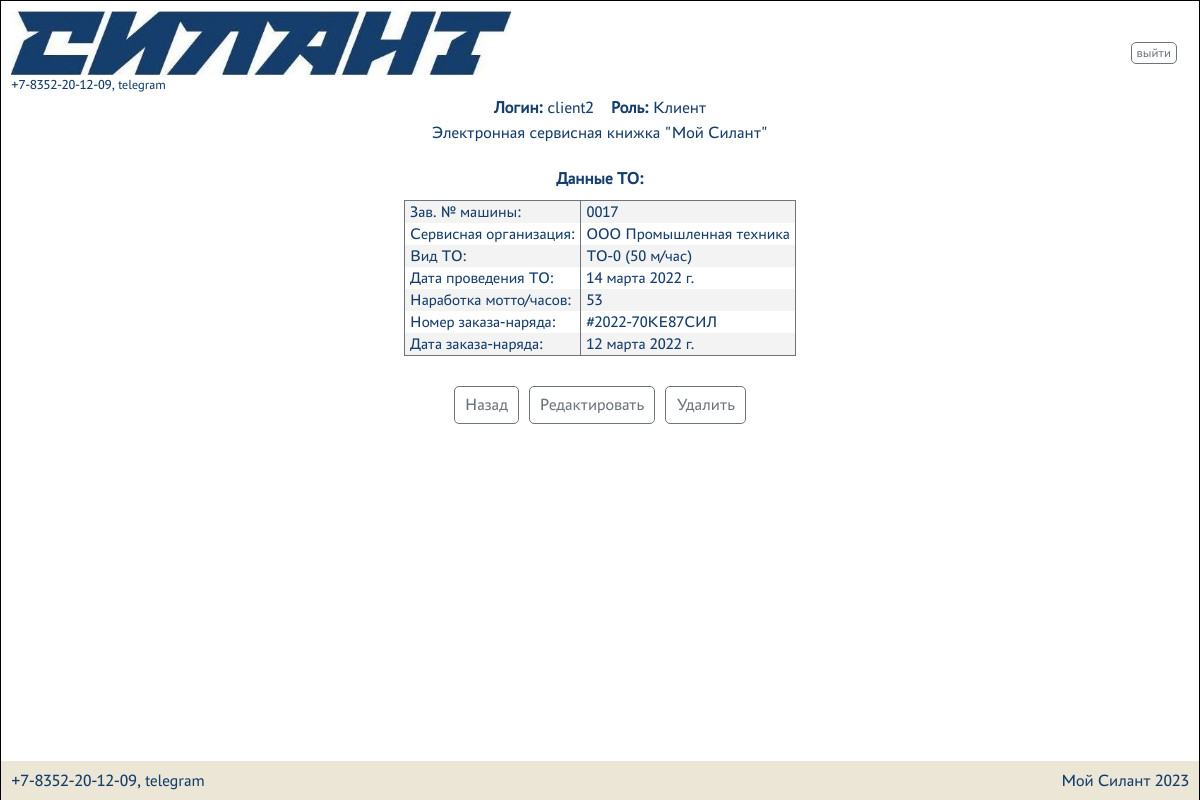
Screenshot of /maintenance/2 (signed in) with the database file from the repository.
### silant/models.py (models this page shows, shortened)
class Maintenance(models.Model):
    car = models.ForeignKey(Car, on_delete=models.CASCADE, verbose_name='Машина')
    service_company = models.ForeignKey(Service_company, on_delete=models.CASCADE, verbose_name='Сервисная организация')
    type_maintenance = models.ForeignKey(Type_maintenance, on_delete=models.CASCADE, verbose_name='Вид ТО')
    maintenance_date = models.DateField(verbose_name='Дата проведения ТО')
    operating_time = models.IntegerField(verbose_name='Наработка мотто/часов')
    order = models.TextField(max_length=50, verbose_name='Номер заказа-наряда')
    order_date = models.DateField(verbose_name='Дата заказа-наряда')
    class Meta:
        verbose_name = 'ТО'
        verbose_name_plural = 'ТО'
        ordering = ['maintenance_date']

class Car(models.Model):
    factory_number = models.TextField(max_length=17, unique=True, db_index=True, verbose_name='Заводской номер')
    technique_model = models.ForeignKey(Technique_model, on_delete=models.CASCADE, db_index=True, verbose_name='Модель техники')
    engine_model = models.ForeignKey(Engine_model, on_delete=models.CASCADE, db_index=True, verbose_name='Модель двигателя')
    engine_number = models.TextField(max_length=17, verbose_name='Номер двигателя')
    transmission_model = models.ForeignKey(Transmission_model, on_delete=models.CASCADE, db_index=True, verbose_name='Модель трансмиссии')
    transmission_number = models.TextField(max_length=50, verbose_name='Номер трансмиссии')
    drive_axle_model = models.ForeignKey(Drive_axle_model, on_delete=models.CASCADE, db_index=True, verbose_name='Модель ведущего моста')
    drive_axle_number = models.TextField(max_length=50, verbose_name='Номер ведущего моста')
    steerable_axle_model = models.ForeignKey(Steerable_axle_model, on_delete=models.CASCADE, db_index=True, verbose_name='Модель управляемого моста')
    steerable_axle_number = models.TextField(max_length=50, verbose_name='Номер управляемого моста')
    supply_contract = models.TextField(max_length=50, blank=True, verbose_name='Договор поставки №, дата.')
    date_of_shipment_from_the_factory = models.DateField(db_index=True, verbose_name='Дата отгрузки с завода')
    consignee = models.TextField(max_length=50, blank=True, verbose_name='Грузополучатель')
    delivery_address = models.TextField(max_length=300, blank=True, verbose_name='Адрес поставки (эксплуатации)')
    equipment = models.TextField(blank=True, verbose_name='Комплектация (доп. опции)')
    client = models.ForeignKey(CustomUser, on_delete=models.CASCADE, null=True, blank=True, verbose_name='Клиент')
    service_company = models.ForeignKey(Service_company, null=True, on_delete=models.CASCADE, blank=True, verbose_name='Сервисная организация')
    def __str__(self):
        return f'{self.factory_number}'
    class Meta:
        verbose_name = 'Машины'
        verbose_name_plural = 'Машины'
        ordering = ['date_of_shipment_from_the_factory']

class Service_company(models.Model):
    user = models.OneToOneField(CustomUser, on_delete=models.CASCADE, verbose_name='Имя пользователя')
    name = models.TextField(unique=True, verbose_name='Название')
    description = models.TextField(blank=True, verbose_name='Описание')
    def __str__(self):
        return f'{self.name}'
    class Meta:
        verbose_name = 'Сервисные компании'
        verbose_name_plural = 'Сервисные компании'

class Type_maintenance(models.Model):
    name = models.TextField(verbose_name='Название')
    description = models.TextField(blank=True, verbose_name='Описание')
    def __str__(self):
        return f'{self.name}'
    class Meta:
        verbose_name = 'Вид ТО'
        verbose_name_plural = 'Вид ТО'

### silant/views.py (the view)
# urls.py: path('maintenance/<int:pk>', MaintenanceItem.as_view()),
class MaintenanceItem(PermissionRequiredMixin, DetailView):
    permission_required = 'silant.view_maintenance'
    model = Maintenance
    template_name = 'maintenance_item.html'
    context_object_name = 'maintenance'

### silant/templatetags/auth_extras.py (called while the page is built)
@register.filter(name='has_group')
def has_group(user, group_name):
    group = Group.objects.get(name=group_name)
    return True if group in user.groups.all() else False

### silant/templates/maintenance_item.html
{% extends 'default.html' %}
{% load auth_extras %}
{% load bootstrap5 %}
{% block content %}
<h4 class="center">Данные ТО:</h4>
<div class="center">
    <table>
    <tr><td>Зав. №  машины:</td><td>{{ maintenance.car }}</td></tr>
    <tr><td>Сервисная организация:</td><td>{{ maintenance.service_company }}</td></tr>
    <tr><td>Вид ТО:</td><td>{{ maintenance.type_maintenance }}</td></tr>
    <tr><td>Дата проведения ТО:</td><td>{{ maintenance.maintenance_date }}</td></tr>
    <tr><td>Наработка мотто/часов:</td><td>{{ maintenance.operating_time }}</td></tr>
    <tr><td>Номер заказа-наряда:</td><td>{{ maintenance.order }}</td></tr>
    <tr><td>Дата заказа-наряда:</td><td>{{ maintenance.order_date }}</td></tr>
    </table>
</div>
<br>
<div class="center">
    <a href="{% url 'maintenance' %}" class="button medium">Назад</a>
    {% if perms.silant.change_maintenance %}
        <a href="{{ request.get_full_path }}/edit" class="button medium">Редактировать</a>
    {% endif %}
    {% if perms.silant.delete_maintenance %}
        <a href="{{ request.get_full_path }}/delete" class="button medium">Удалить</a>
    {% endif %}
</div>
{% endblock content %}

### silant/templates/fragments/username_group.html
{% load auth_extras %}
{% if user.is_authenticated %}
    <div class="center">
        <div><b>Логин:</b> {{ user.username }}&emsp;</div>
        <div>
            <b>Роль:</b>
            {% if request.user|has_group:"client" %}
                Клиент
            {% elif request.user|has_group:"service" %}
                Сервисная компания
            {% elif request.user|has_group:"manager" %}
                Менеджер
            {% elif request.user|has_group:"admin" %}
                Администратор
            {% endif %}
        </div>
    </div>
{% else %}
        <div class="center"><p>Вы не авторизовались</p></div>
{% endif %}

### static/css/style.css (style rules this page uses)
:root { --silant_black: #163E6C; --silant_red: #D20A11; --silant_beige: #EBE6D6; --silant_grey: #6c757d; --silant_light_grey: #e6e6e6; --silant_cell_grey: #f3f3f3; }
* { margin: 0; padding: 0; }
html { font-family: "PT-Astra-Sans_Regular"; line-height: 1.5; -webkit-text-size-adjust: 100%; -ms-text-size-adjust: 100%; -moz-text-size-adjust: 100%; -ms-overflow-style: scrollbar; -webkit-tap-highlight-color: rgba(0, 0, 0, 0); }
body { height: 100%; font-weight: 400; line-height: 1.5; color: var(--silant_black); }
h1, h2, h3, h4, h5, h6 { margin-top: 0; margin-bottom: 0.5rem; }
a { text-decoration: none !important; }
table { border-bottom: 1px solid var(--silant_grey); border-top: 1px solid var(--silant_grey); border-collapse: collapse; text-align: left; border-spacing: 0; display: block; overflow-x: auto; max-width: fit-content; margin: auto; }
th,td { padding: 2px 5px; border-right: 1px solid var(--silant_grey); border-left: 1px solid var(--silant_grey); }
tr:nth-child(odd) { background: var(--silant_cell_grey); }
.center { display: -webkit-flex; display: flex; justify-content: center; text-align: center; }
.button { border: 1px solid var(--silant_grey); display: inline-block; text-decoration: none; border-radius: 5px; color: var(--silant_grey); background: transparent; cursor: pointer; }
.button.medium { padding: 5px 10px; margin: 5px; }

### static/css/mobile.css (style rules this page uses)
html { font-size: 15px; }

### static/css/760.css (style rules this page uses)
html { font-size: 17px; }

### static/css/360.css (style rules this page uses)
html { font-size: 15px; }

### static/css/1366.css (style rules this page uses)
html { font-size: 18px; }

### static/css/1536.css (style rules this page uses)
html { font-size: 19px; }

### rows the page displays
Maintenance: car "0017", service_company "ООО Промышленная техника", type_maintenance "ТО-0 (50 м/час)", maintenance_date "14 марта 2022 г.", operating_time "53", order "#2022-70КЕ87СИЛ", order_date "12 марта 2022 г."

### other values shown
{{ user.username }} "client2"
